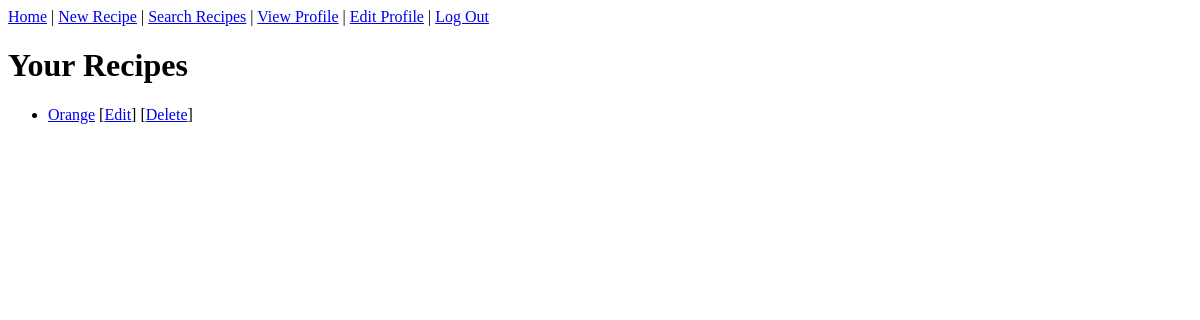
The page / (signed in) on the database as committed earlier.
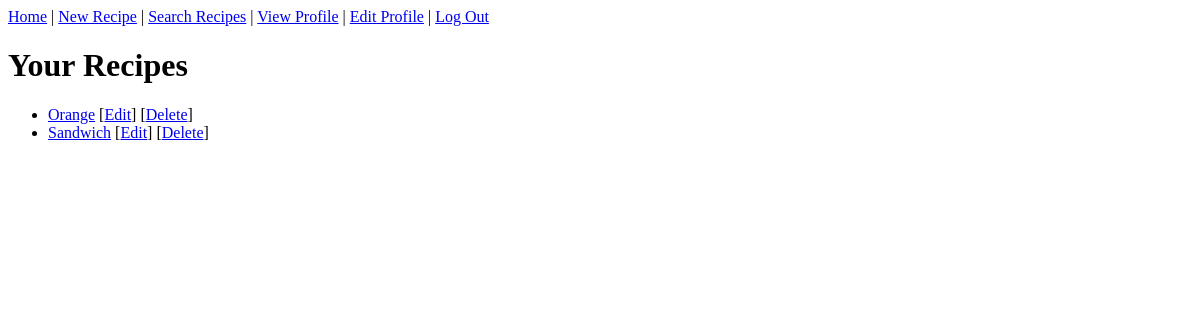
The same page on the database as committed later.
### app.py (models this page shows)
class Recipe(db.Model):
    id = db.Column(db.Integer, primary_key=True)
    title = db.Column(db.String(100), nullable=False)
    ingredients = db.Column(db.Text, nullable=False)
    instructions = db.Column(db.Text, nullable=False)
    user_id = db.Column(db.Integer, db.ForeignKey('user.id'), nullable=False)
    tags = db.relationship('Tag', secondary=recipe_tags, backref=db.backref('recipes', lazy='dynamic'), lazy='dynamic')

### app.py (the view)
@app.route('/')
@login_required
def index():
    recipes = Recipe.query.filter_by(user_id=current_user.id).all()
    return render_template('index.html', recipes=recipes)

### app.py (called while the page is built)
@login_manager.user_loader
def load_user(user_id):
    return User.query.get(int(user_id))

### templates/index.html (shortened to what this page needs)
{% extends 'base.html' %}
{% block content %}
  <h1>Your Recipes</h1>
  <ul>
    {% for recipe in recipes %}
      <li>
        <a href="{{ url_for('view_recipe', id=recipe.id) }}">{{ recipe.title }}</a>
        [<a href="{{ url_for('edit_recipe', id=recipe.id) }}">Edit</a>]
        [<a href="{{ url_for('delete_recipe', id=recipe.id) }}">Delete</a>]
      </li>
    {% else %}
      <li>You have no recipes yet.</li>
    {% endfor %}
  </ul>
{% endblock %}

Rows that differ between the two databases and show on the page:
added Recipe: title "Sandwich"
